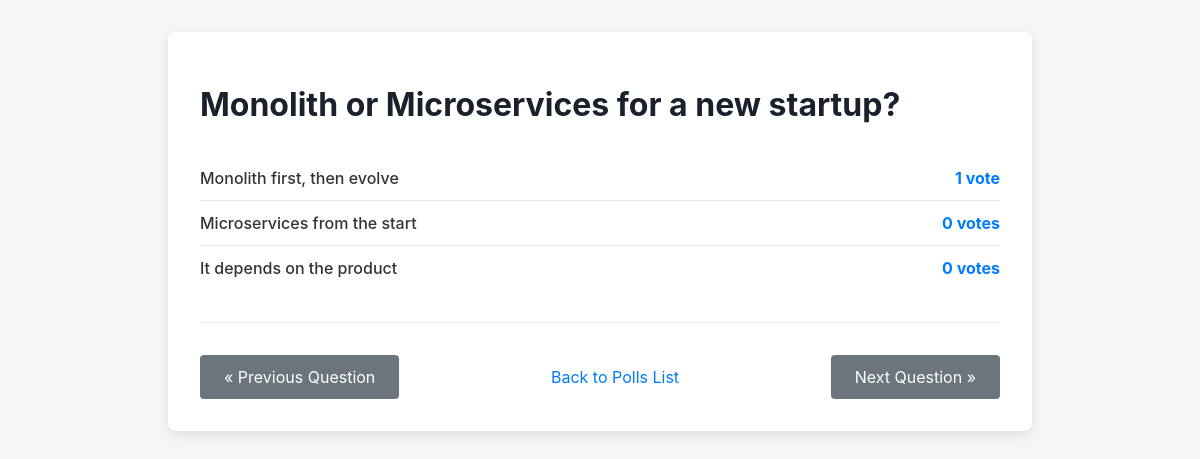
Page /polls/6/results/ on the earlier database version.
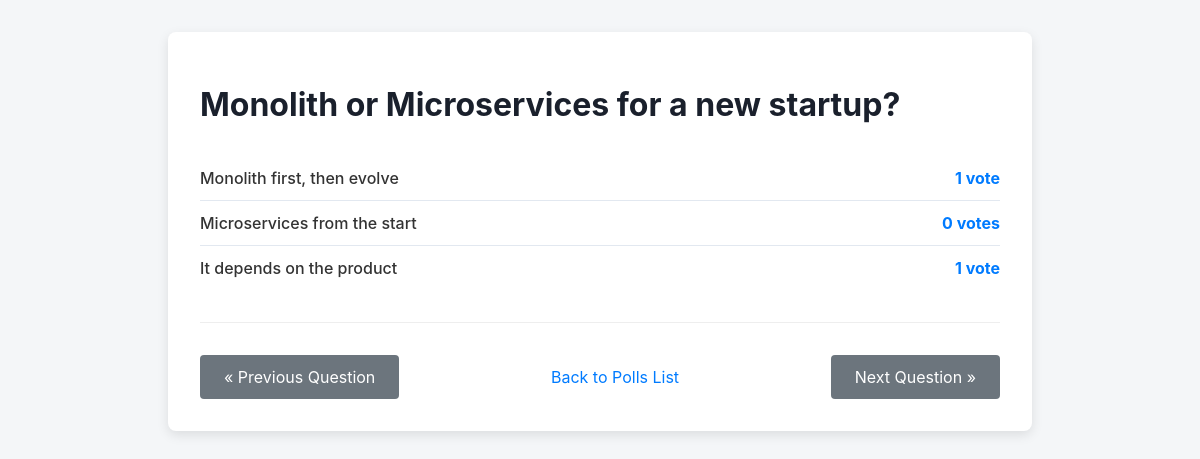
Same page on the later database version.
### polls/models.py (models this page shows, shortened)
class Question(models.Model):
    question_text = models.CharField(max_length=200)
    pub_date = models.DateTimeField("date published")

class Choice(models.Model):
    question = models.ForeignKey(Question, on_delete=models.CASCADE)
    choice_text = models.CharField(max_length=200)
    votes = models.IntegerField(default=0)

### polls/views.py (the view)
# urls.py: path("<int:pk>/results/", views.ResultsView.as_view(), name="results"),
class ResultsView(generic.DetailView):
    model = Question
    template_name = "polls/results.html"
    def get_context_data(self, **kwargs):
        context = super().get_context_data(**kwargs)
        question = self.get_object()
        context['previous_question'] = Question.objects.filter(
            pub_date__lt=question.pub_date
        ).order_by('-pub_date').first()
        context['next_question'] = Question.objects.filter(
            pub_date__gt=question.pub_date
        ).order_by('pub_date').first()
        return context

### polls/templates/polls/results.html (shortened to what this page needs)
<!DOCTYPE html>
<html lang="en">
<head>
</head>
<body>
    <div class="container">
        <h1>{{ question.question_text }}</h1>
        <ul class="results-list">
        {% for choice in question.choice_set.all %}
            <li>
                <span class="choice-text">{{ choice.choice_text }}</span>
                <span class="vote-count">{{ choice.votes }} vote{{ choice.votes|pluralize }}</span>
            </li>
        {% endfor %}
        </ul>
        <div class="nav-buttons">
            {% if previous_question %}
                <a href="{% url 'polls:detail' previous_question.id %}" class="nav-button">&laquo; Previous Question</a>
            {% else %}
                <span class="nav-button disabled">&laquo; Previous Question</span>
            {% endif %}
            <a href="{% url 'polls:index' %}" class="back-link">Back to Polls List</a>
            {% if next_question %}
                <a href="{% url 'polls:detail' next_question.id %}" class="nav-button">Next Question &raquo;</a>
            {% else %}
                <span class="nav-button disabled">Next Question &raquo;</span>
            {% endif %}
        </div>
    </div>
</body>
</html>

### polls/templates/polls/results.html (style rules this page uses)
body { font-family: -apple-system, BlinkMacSystemFont, "Segoe UI", Roboto, Helvetica, Arial, sans-serif; background-color: #f4f6f8; color: #333; margin: 0; padding: 2rem; }
.container { max-width: 800px; margin: auto; background: white; padding: 2rem; border-radius: 8px; box-shadow: 0 4px 12px rgba(0,0,0,0.1); }
h1 { color: #1a202c; }
.results-list { list-style: none; padding: 0; margin: 2rem 0; }
.results-list li { display: flex; justify-content: space-between; align-items: center; padding: 0.75rem 0; border-bottom: 1px solid #e2e8f0; }
.results-list li:last-child { border-bottom: none; }
.choice-text { font-weight: 500; }
.vote-count { font-weight: bold; color: #007bff; }
.nav-buttons { display: flex; justify-content: space-between; align-items: center; margin-top: 2rem; border-top: 1px solid #eee; padding-top: 2rem; }
.nav-button { display: inline-block; background-color: #6c757d; color: white; border: none; padding: 0.75rem 1.5rem; text-decoration: none; font-size: 1rem; border-radius: 4px; cursor: pointer; transition: background-color 0.2s; }
.back-link { color: #007bff; text-decoration: none; }

Differences in the rows shown:
changed Choice "It depends on the product": votes "0" → "1"
